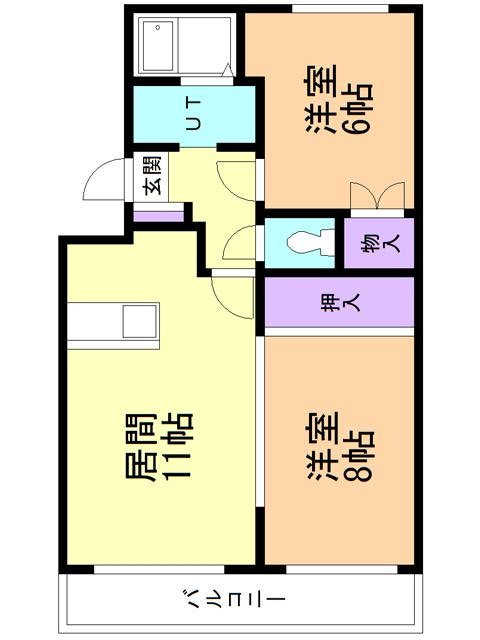
#> input picture r2v-image-rotated.jpg, 480 x 640 px
$ python -i image_manipulation.py   (imports and definitions only)
#> lines starting #> are read from the running program, lines starting #| are printed output that depends on the picture; after the words box and inside, x2 and y2 are one past the last pixel; in counts of white or black regions, pixels touching at a corner belong together
### utils/geometry.py
import numpy as np

def angle_diff(a, b):
    angle = abs(a - b)
    return 360 - angle if angle > 180 else angle

def angle_between(a, b):
    angle = np.degrees(np.arctan2(a[0]*b[1] - a[1]*b[0], a[0]*b[0] + a[1]*b[1]))
    return angle if angle >= 0 else angle + 360

def distance(p1, p2):
    return np.linalg.norm(np.array(p1) - np.array(p2))

def cos_sim(a, b):
    return np.dot(a, b)/(np.linalg.norm(a)*np.linalg.norm(b))

def segment(p, q):
    return np.vstack([p, q])

def center(s):
    return (s[0] + s[1])/2

def normalized(v):
    return v / np.linalg.norm(v)

def perpendicular(v):
    return normalized(np.array([-v[1], v[0]]))

def vector(s):
    return s[1] - s[0]

# https://www.geeksforgeeks.org/check-if-two-given-line-segments-intersect/
# [46 lines left out: function intersect, not called in this run]

### utils/image_manipulation.py
import cv2
import numpy as np

from utils.geometry import distance, vector

def pixels_to_bb(pixels):
    cnts, _ = cv2.findContours(pixels, cv2.RETR_LIST, cv2.CHAIN_APPROX_SIMPLE)
    rectangles = (cv2.minAreaRect(cnt) for cnt in cnts)
    return tuple(cv2.boxPoints(rect) for rect in rectangles)


def as_image(map):
    return (map*255).astype(np.uint8)

def box_to_line(box):
    '''
        Converts a box described by 4 points to a line segment representing its
        longest side. The points are sorted with the y component inverted.
    '''
    if distance(box[0], box[1]) > distance(box[1], box[2]):
        return np.array(sorted(((box[0] + box[3])/2, (box[1] + box[2])/2), key=lambda p: (p[0], -p[1])))
    else:
        return np.array(sorted(((box[0] + box[1])/2, (box[2] + box[3])/2), key=lambda p: (p[0], -p[1])))

def get_room_contours_from_walls(wall_img, kernel_size=(3, 3)):
    '''
        Receives the segmented wall pixels and returns the polygons from
        skeletonization followed by contour extraction.
        Differs from the original paper because we use the thinned walls instead
        of the room contours.
    '''
    dilated = cv2.dilate(wall_img, np.ones(kernel_size))
    skeleton =  cv2.ximgproc.thinning(dilated)
    wall_cnts, _ = cv2.findContours(skeleton, cv2.RETR_LIST, cv2.CHAIN_APPROX_SIMPLE)
    return tuple(c.reshape(c.shape[0], 2).astype(np.float32) for c in wall_cnts)#HACK: [:-1]

def get_opening_lines(opening_img, kernel_sie=(3, 3), size_threshold=10):
    '''
        Receives the segmented opening pixels (doors or windows) and returns
        their contourns. Performs dilations to avoid wrongful connections.
    '''
    eroded = cv2.erode(opening_img, np.ones(kernel_sie))
    cnts, _ = cv2.findContours(eroded, cv2.RETR_LIST, cv2.CHAIN_APPROX_SIMPLE)
    rectangles = (cv2.minAreaRect(cnt) for cnt in cnts)
    boxes = (cv2.boxPoints(rect) for rect in rectangles)
    lines = (box_to_line(box) for box in boxes)
    return tuple(line for line in lines if np.linalg.norm(vector(line)) > size_threshold)

>>> import cv2
>>> picture = cv2.imread('../r2v-image-rotated.jpg', cv2.IMREAD_GRAYSCALE)
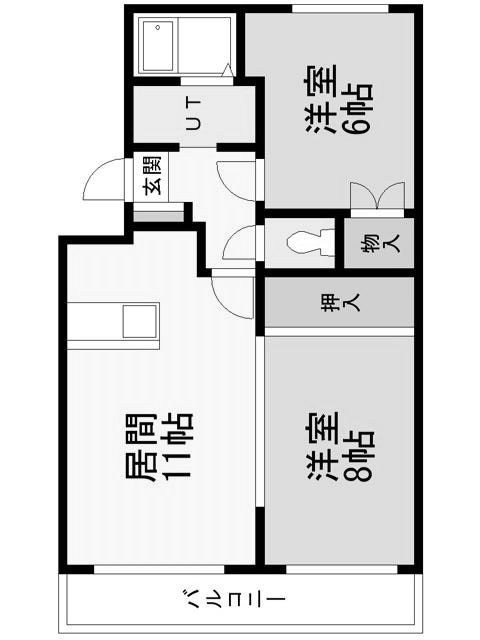
#> picture: shape (640, 480); min 0, max 255, mean 219.4
>>> result = get_opening_lines(picture)
#> in get_opening_lines, `eroded = cv2.erode(opening_img, np.ones(kernel_sie))`:
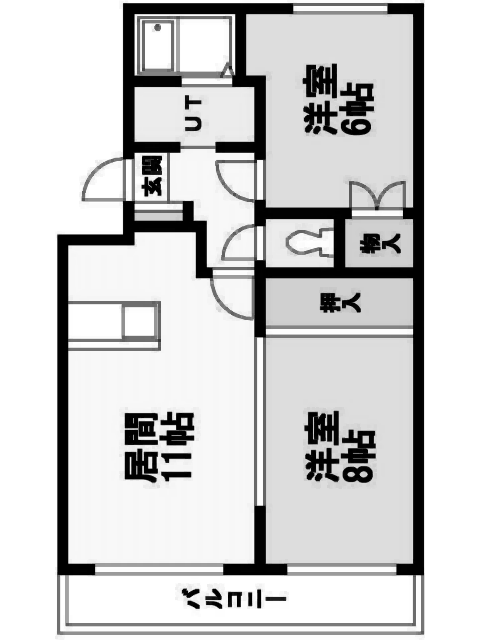
#> eroded: shape (640, 480); min 0, max 255, mean 207.7
#> in get_opening_lines, `cnts, _ = cv2.findContours(eroded, cv2.RETR_LIST, cv2.CHAIN_APPROX_SIM..`: cnts = 175 contours, 96 with area under 20; largest, box (x1, y1, x2, y2) and area: (0, 0, 480, 640) 306081, (254, 3, 425, 576) 6400, (57, 201, 207, 576) 4628, (123, 3, 294, 160) 3498, (223, 505, 288, 576) 764
#> result = 29 items, first 6: [[250, 604], [250, 593]], [[224, 566], [241, 566]], [[77, 569], [95, 569]], [[248.2, 586.4], [281.1, 516.3]], [[136, 476.5], [147, 476.5]], [[125, 475.5], [136, 475.5]]

$ run again, on r2v-image.jpg
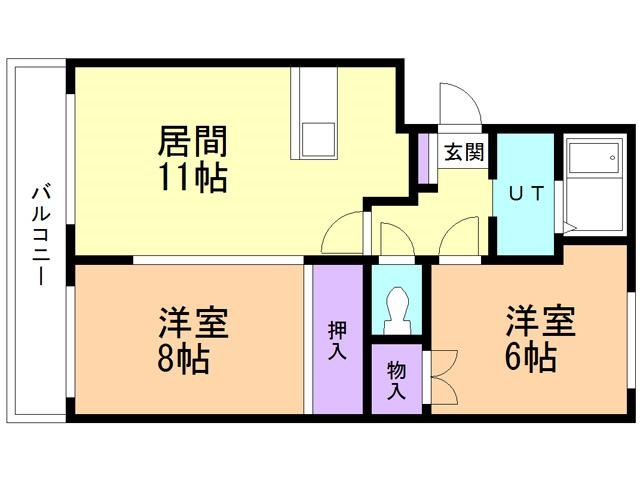
#> input picture r2v-image.jpg, 640 x 480 px
#> `picture = cv2.imread('../r2v-image-rotated.jpg', cv2.IMREAD_GRAYSCALE)`:
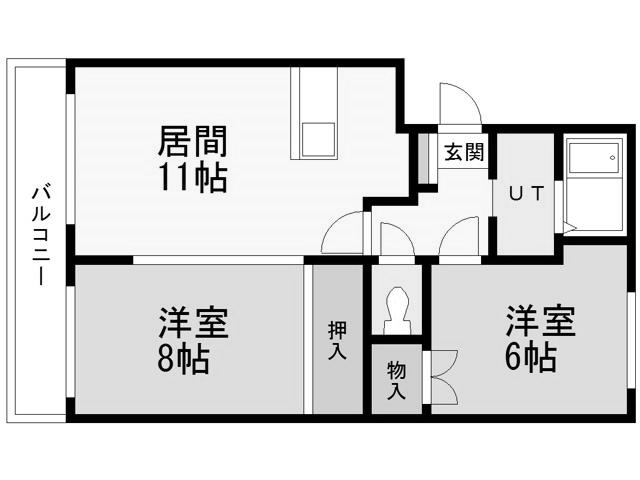
#> picture: shape (480, 640); min 0, max 255, mean 219.4
#> in get_opening_lines, `eroded = cv2.erode(opening_img, np.ones(kernel_sie))`:
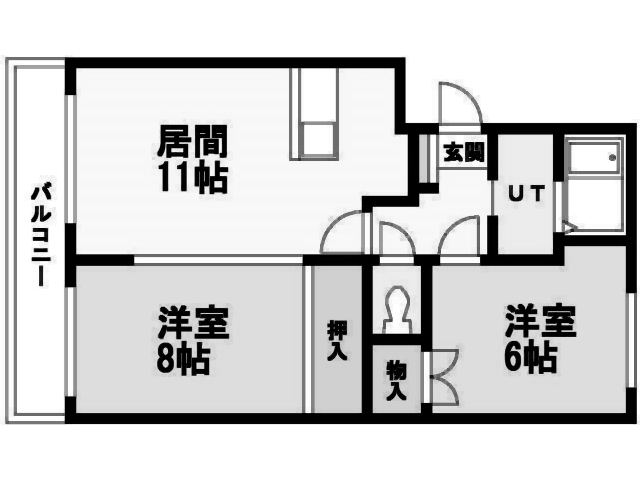
#> eroded: shape (480, 640); min 0, max 255, mean 207.7
#> cnts = 194 contours, 108 with area under 20; largest, box (x1, y1, x2, y2) and area: (0, 0, 640, 480) 306081, (64, 396, 637, 425) 5012, (64, 57, 439, 213) 4826, (480, 123, 637, 294) 4565, (362, 254, 421, 402) 1311
#> result = 29 items, first 6: [[64, 410], [636, 410]], [[631.5, 401], [631.5, 387]], [[159, 368], [171, 368]], [[391, 374], [391, 361]], [[507.5, 353], [508.9, 368.2]], [[179.1, 348], [191.2, 349.7]]

$ run again, on r2v-image_r2v.jpg
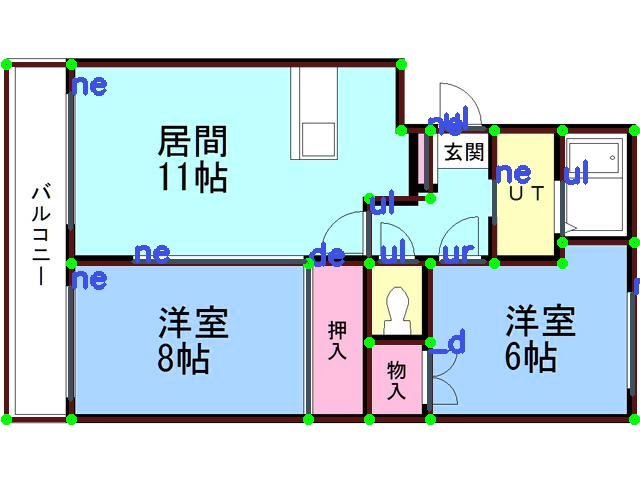
#> input picture r2v-image_r2v.jpg, 640 x 480 px
#> `picture = cv2.imread('../r2v-image-rotated.jpg', cv2.IMREAD_GRAYSCALE)`:
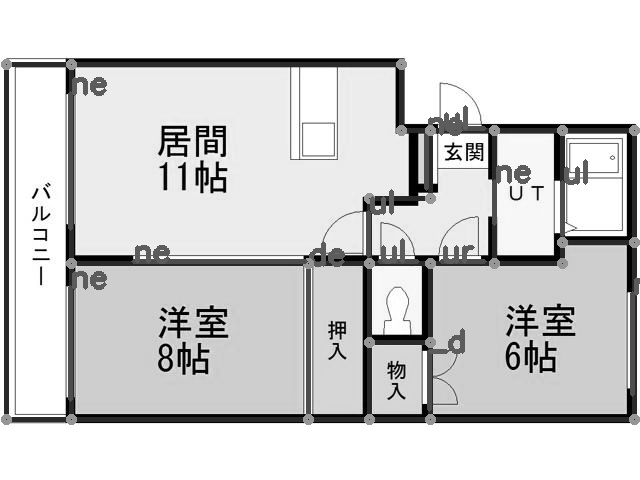
#> picture: shape (480, 640); min 0, max 255, mean 210
#> in get_opening_lines, `eroded = cv2.erode(opening_img, np.ones(kernel_sie))`:
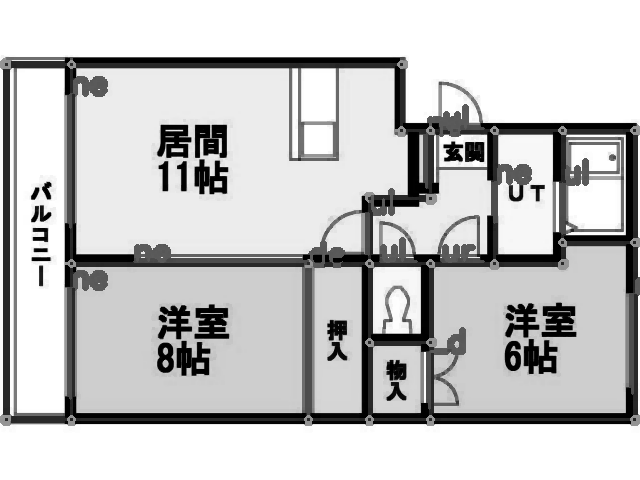
#> eroded: shape (480, 640); min 0, max 255, mean 196.9
#> cnts = 198 contours, 70 with area under 20; largest, box (x1, y1, x2, y2) and area: (0, 0, 640, 480) 306081, (73, 57, 401, 64) 1638, (72, 406, 306, 419) 974, (625, 131, 634, 242) 851, (446, 401, 633, 419) 807
#> result = 70 items, first 6: [[71.87, 411.9], [305, 418]], [[424, 418], [424, 403]], [[446, 409.5], [632, 409.5]], [[361, 418.9], [368.7, 401.8]], [[67, 416], [67, 397]], [[629, 401], [629, 387]]

$ run again, on 01_Ground_floor_plan.png
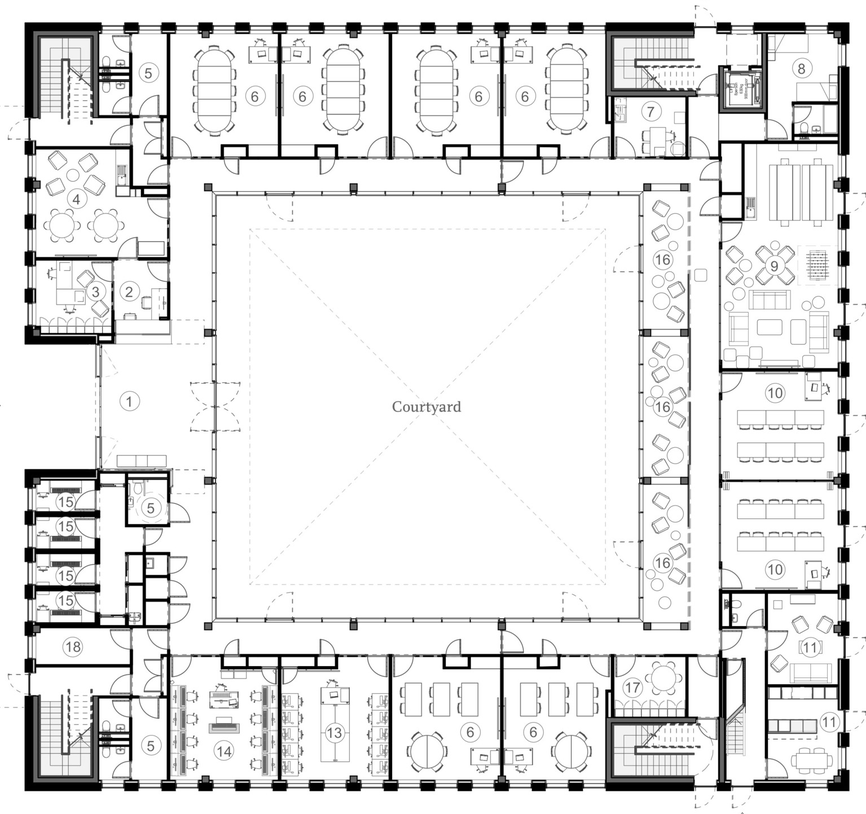
#> input picture 01_Ground_floor_plan.png, 866 x 814 px, shrunk from 1535 x 1443 before the run
#> picture is the input picture: shape (814, 866); min 0, max 255, mean 229.4
#> in get_opening_lines, `eroded = cv2.erode(opening_img, np.ones(kernel_sie))`:
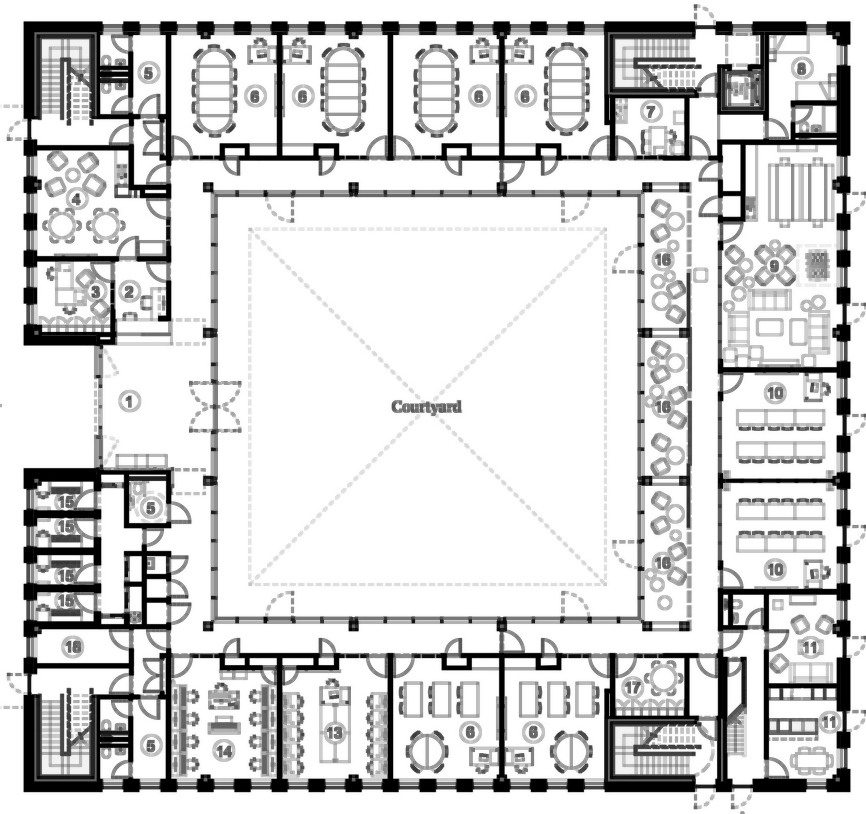
#> eroded: shape (814, 866); min 0, max 255, mean 211
#> cnts = 176 contours, 49 with area under 20; largest, box (x1, y1, x2, y2) and area: (0, 0, 866, 814) 703245, (23, 693, 141, 792) 2802, (23, 21, 140, 126) 2602, (708, 65, 841, 223) 2280, (23, 468, 172, 530) 1960
#> result = 109 items, first 6: [[604, 786], [694, 786]], [[752, 784.5], [806, 784.5]], [[567, 784.5], [583, 784.5]], [[531, 784.5], [546, 784.5]], [[493, 784.5], [509, 784.5]], [[456, 784.5], [472, 784.5]]
